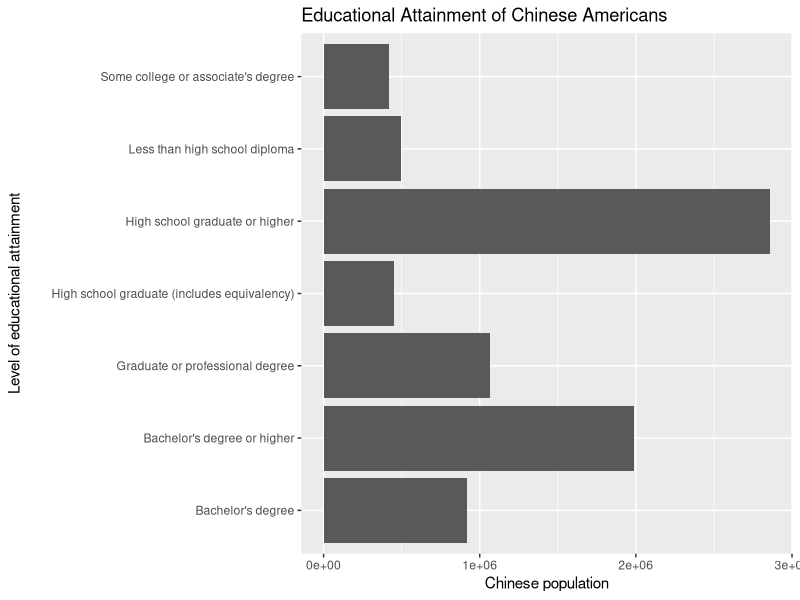
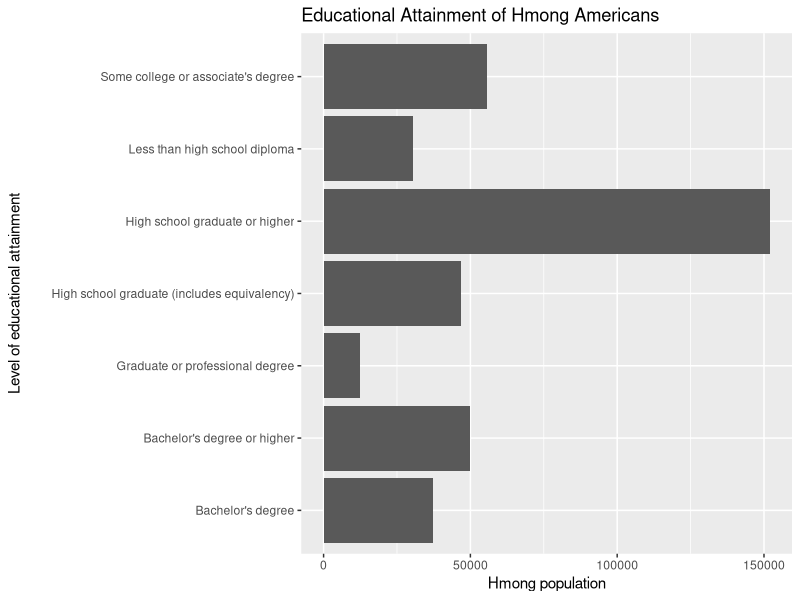

Source code (R) for these figures, in order:
## ---- chunk 1
library(tidyverse)
acs2022 <- read_csv("data/acs2022.csv")

acs2022select <- acs2022 |> select(-"United States!!Asian Indian alone!!Margin of Error",
                                   -"United States!!Bangladeshi alone!!Margin of Error",
                                   -"United States!!Cambodian alone!!Margin of Error",
                                   -"United States!!Chinese alone!!Margin of Error",
                                   -"United States!!Chinese, except Taiwanese alone!!Margin of Error",
                                   -"United States!!Taiwanese alone!!Margin of Error",
                                   -"United States!!Filipino alone!!Margin of Error",
                                   -"United States!!Hmong alone!!Margin of Error",
                                   -"United States!!Indonesian alone!!Margin of Error",
                                   -"United States!!Japanese alone!!Margin of Error",
                                   -"United States!!Korean alone!!Margin of Error",
                                   -"United States!!Laotian alone!!Margin of Error",
                                   -"United States!!Pakistani alone!!Margin of Error",
                                   -"United States!!Thai alone!!Margin of Error",
                                   -"United States!!Vietnamese alone!!Margin of Error",
                                   -"United States!!Asian Indian alone or in any combination!!Estimate":-"United States!!Nepalese alone or in any combination!!Margin of Error") |>
  rename("Asian_Indian" = "United States!!Asian Indian alone!!Estimate",
         "Bangladeshi" = "United States!!Bangladeshi alone!!Estimate",
         "Cambodian" = "United States!!Cambodian alone!!Estimate",
         "Chinese" = "United States!!Chinese alone!!Estimate",
         "Chinese_except_Taiwanese" = "United States!!Chinese, except Taiwanese alone!!Estimate",
         "Taiwanese" = "United States!!Taiwanese alone!!Estimate",
         "Filipino" = "United States!!Filipino alone!!Estimate",
         "Hmong" = "United States!!Hmong alone!!Estimate",
         "Indonesian" = "United States!!Indonesian alone!!Estimate",
         "Japanese" = "United States!!Japanese alone!!Estimate",
         "Korean" = "United States!!Korean alone!!Estimate",
         "Laotian" = "United States!!Laotian alone!!Estimate",
         "Pakistani" = "United States!!Pakistani alone!!Estimate",
         "Thai" = "United States!!Thai alone!!Estimate",
         "Vietnamese" = "United States!!Vietnamese alone!!Estimate")

educational_attainment <- acs2022select[c(97:103, 106), ] |> rename("educational_attainment" = "Label (Grouping)")

educational_attainment

educational_attainment <- acs2022select[c(98:103, 106), ] |> rename("educational_attainment" = "Label (Grouping)")

educational_attainment

educational_attainment$Asian_Indian <- c(207475, 220050, 264060, 1002799, 1452330, 2936097, 2451986)

educational_attainment$Chinese <- c(496717, 453086, 419524, 919598, 1067271, 2859481, 1986869)

educational_attainment$Hmong <- c(30487, 46735, 55498, 37424, 12414, 152072, 49838)
## ---- chunk 2
Chinese_plot <- educational_attainment |>
  ggplot(aes(x = Chinese,
             y = educational_attainment)) +
  labs(x = "Chinese population",
       y = "Level of educational attainment",
       title = "Educational Attainment of Chinese Americans") +
  geom_col()

print(Chinese_plot)

Hmong_plot <- educational_attainment |>
  ggplot(aes(x = Hmong,
             y = educational_attainment)) +
  labs(x = "Hmong population",
       y = "Level of educational attainment",
       title = "Educational Attainment of Hmong Americans") +
  geom_col()

print(Hmong_plot)
## ---- chunk 3
educational_attainment_percentages <- acs2022select[c(97:103, 106), ] |> rename("educational_attainment" = "Label (Grouping)")
educational_attainment_percentages |> knitr::kable()
## ---- chunk 4
regression_data = data.frame(asian = c(0.592, 0.273),
                             general = 0.357)
model = lm(asian ~ general, regression_data)

model
